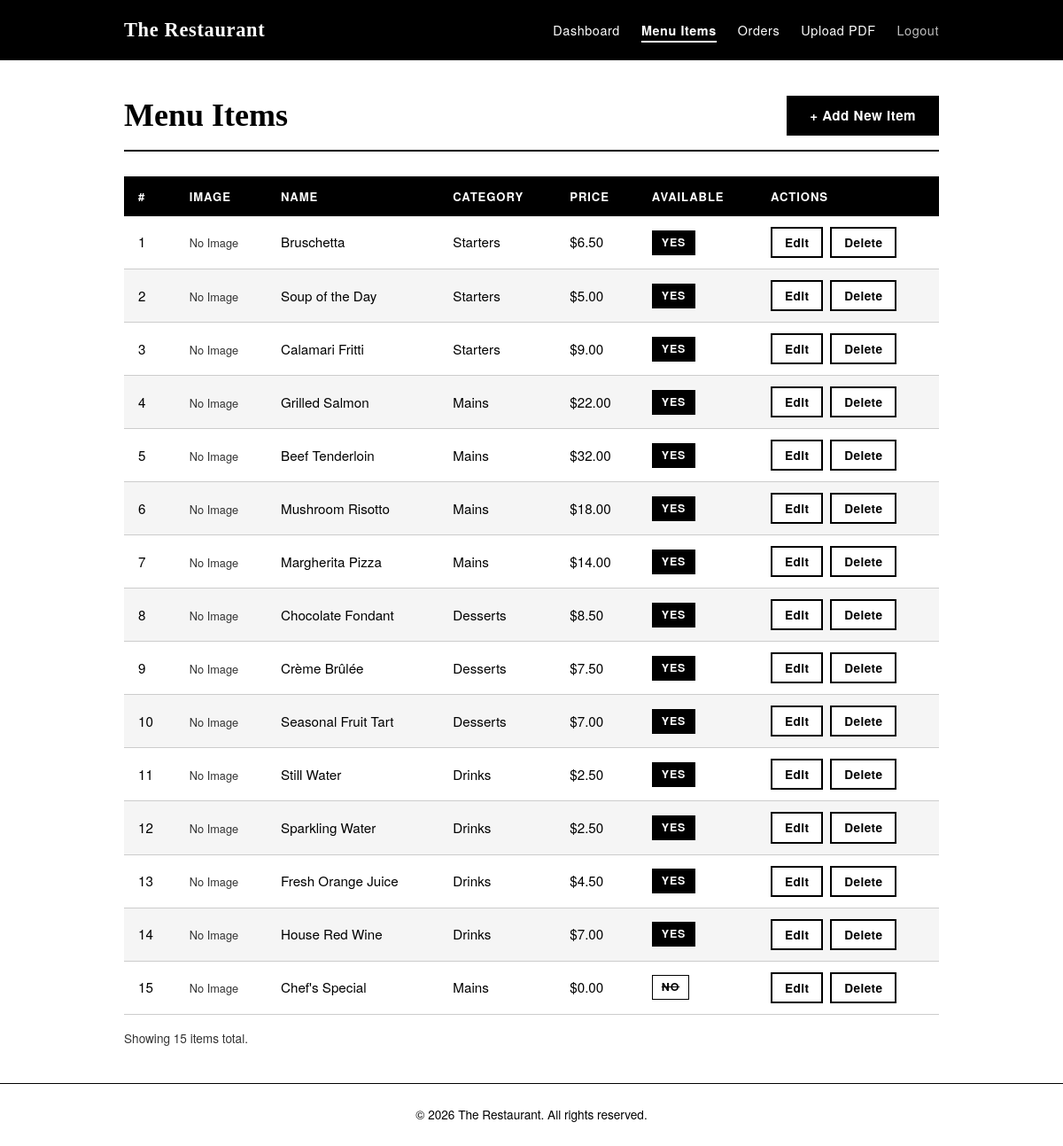
Page /admin/menu_items/index.php (signed in) on the committed database.
### tables this page shows
CREATE TABLE menu_items (
    id           INT           NOT NULL AUTO_INCREMENT,
    name         VARCHAR(150)  NOT NULL,
    description  TEXT          NULL,
    price        DECIMAL(10,2) NOT NULL,
    category     VARCHAR(100)  NOT NULL,
    image_path   VARCHAR(255)  NULL,
    is_available TINYINT(1)    NOT NULL DEFAULT 1,
    created_at   TIMESTAMP     NOT NULL DEFAULT CURRENT_TIMESTAMP,
    PRIMARY KEY (id),
    KEY idx_menu_items_category     (category),
    KEY idx_menu_items_is_available (is_available)
);

### admin/menu_items/index.php (the view, shortened to what this page needs)
<?php
require_once __DIR__ . '/../../includes/header.php';
require_once __DIR__ . '/../../config/db.php';
$stmtItems = $conn->prepare(
    'SELECT id, name, category, price, image_path, is_available, created_at
     FROM menu_items
     ORDER BY created_at DESC'
);
$stmtItems->execute();
$result    = $stmtItems->get_result();
$menuItems = $result->fetch_all(MYSQLI_ASSOC);
?>
    <div class="page-header">
        <h1>Menu Items</h1>
        <a href="create.php" class="btn btn-primary">+ Add New Item</a>
    </div>
    <?php if (empty($menuItems)): ?>
    <div class="empty-state">
        <p>No menu items found.</p>
        <a href="create.php" class="btn btn-primary">Add Your First Item</a>
    </div>
    <?php else: ?>
    <div class="table-wrapper">
        <table class="table" aria-label="Menu items list">
            <thead>
                <tr>
                    <th scope="col">#</th>
                    <th scope="col">Image</th>
                    <th scope="col">Name</th>
                    <th scope="col">Category</th>
                    <th scope="col">Price</th>
                    <th scope="col">Available</th>
                    <th scope="col">Actions</th>
                </tr>
            </thead>
            <tbody>
                <?php foreach ($menuItems as $rowNum => $item): ?>
                <tr>
                    <td><?= $rowNum + 1 ?></td>
                    <td>
                        <?php if (!empty($item['image_path'])): ?>
                            <img src="<?= htmlspecialchars($basePath . $item['image_path'], ENT_QUOTES, 'UTF-8') ?>" alt="<?= htmlspecialchars($item['name'], ENT_QUOTES, 'UTF-8') ?>" class="img-thumbnail">
                        <?php else: ?>
                            <span class="text-muted" style="font-size:0.8rem;">No Image</span>
                        <?php endif; ?>
                    </td>
                    <td><?= htmlspecialchars($item['name'], ENT_QUOTES, 'UTF-8') ?></td>
                    <td><?= htmlspecialchars($item['category'], ENT_QUOTES, 'UTF-8') ?></td>
                    <td>$<?= number_format((float) $item['price'], 2) ?></td>
                    <td>
                        <?php if ($item['is_available']): ?>
                            <span class="badge badge-confirmed">Yes</span>
                        <?php else: ?>
                            <span class="badge badge-cancelled">No</span>
                        <?php endif; ?>
                    </td>
                    <td>
                        <div class="actions-cell">
                            <a href="edit.php?id=<?= (int) $item['id'] ?>" class="btn btn-secondary btn-sm">Edit</a>
                            <form method="POST" action="delete.php" style="display:inline;">
                                <button type="submit" class="btn btn-danger btn-sm" data-confirm="Are you sure you want to delete &quot;<?= htmlspecialchars($item['name'], ENT_QUOTES, 'UTF-8') ?>&quot;? This action cannot be undone.">Delete</button>
                            </form>
                        </div>
                    </td>
                </tr>
                <?php endforeach; ?>
            </tbody>
        </table>
    </div>
    <p class="text-muted mt-2" style="font-size:0.85rem;">
        Showing <?= count($menuItems) ?> item<?= count($menuItems) !== 1 ? 's' : '' ?> total.
    </p>
    <?php endif; ?>
<?php require_once __DIR__ . '/../../includes/footer.php'; ?>

### assets/css/style.css (style rules this page uses)
*, *::before, *::after { box-sizing: border-box; margin: 0; padding: 0; }
html { font-size: 16px; scroll-behavior: smooth; }
body { font-family: 'Helvetica Neue', Arial, Helvetica, sans-serif; font-size: 1rem; line-height: 1.6; background-color: #ffffff; color: #000000; -webkit-font-smoothing: antialiased; -moz-osx-font-smoothing: grayscale; }
a { color: #000000; text-decoration: none; }
h1, h2, h3, h4 { font-family: 'Georgia', 'Times New Roman', Times, serif; font-weight: 700; line-height: 1.25; color: #000000; margin-bottom: 0.5em; }
h1 { font-size: 2.25rem; }
p { margin-bottom: 1rem; color: #000000; }
p:last-child { margin-bottom: 0; }
.text-muted { color: #333333 !important; }
.page-header { display: flex; align-items: center; justify-content: space-between; margin-bottom: 28px; padding-bottom: 16px; border-bottom: 2px solid #000000; }
.page-header h1, .page-header h2 { margin-bottom: 0; }
.btn { display: inline-block; padding: 10px 24px; border: 2px solid #000000; background-color: transparent; color: #000000; font-family: 'Helvetica Neue', Arial, sans-serif; font-size: 0.95rem; font-weight: 600; letter-spacing: 0.03em; cursor: pointer; text-decoration: none; text-align: center; border-radius: 0; transition: all 0.2s ease; white-space: nowrap; vertical-align: middle; line-height: 1.4; -webkit-appearance: none; appearance: none; }
.btn-primary { background-color: #000000; color: #ffffff; border-color: #000000; }
.btn-secondary { background-color: #ffffff; color: #000000; border-color: #000000; }
.btn-danger { background-color: #ffffff; color: #000000; border-color: #000000; border-width: 2px; font-weight: 700; }
.btn-sm { padding: 6px 14px; font-size: 0.85rem; }
.table-wrapper { overflow-x: auto; width: 100%; }
.table { width: 100%; border-collapse: collapse; font-size: 0.95rem; }
.table th { background-color: #000000; color: #ffffff; padding: 12px 16px; text-align: left; font-size: 0.82rem; font-weight: 700; text-transform: uppercase; letter-spacing: 0.07em; white-space: nowrap; }
.table td { padding: 12px 16px; border-bottom: 1px solid #cccccc; color: #000000; vertical-align: middle; }
.table tbody tr:nth-child(even) td { background-color: #f5f5f5; }
.table .actions-cell { white-space: nowrap; display: flex; gap: 8px; align-items: center; }
.badge { display: inline-block; padding: 3px 10px; font-size: 0.78rem; font-weight: 700; text-transform: uppercase; letter-spacing: 0.06em; border: 1px solid #000000; }
.badge-confirmed { border-color: #000000; background-color: #000000; color: #ffffff; }
.badge-cancelled { border-color: #000000; background-color: #ffffff; color: #000000; text-decoration: line-through; }
a, button, .btn, input, select, textarea { transition: all 0.2s ease; }
.mt-2 { margin-top: 16px !important; }

### rows in the picture
menu_items: shows "No Image", name "Bruschetta", category "Starters", price "6.50", is_available "YES"
menu_items: shows "No Image", name "Soup of the Day", category "Starters", price "5.00", is_available "YES"
menu_items: shows "No Image", name "Calamari Fritti", category "Starters", price "9.00", is_available "YES"
menu_items: shows "No Image", name "Grilled Salmon", category "Mains", price "22.00", is_available "YES"
menu_items: shows "No Image", name "Beef Tenderloin", category "Mains", price "32.00", is_available "YES"
menu_items: shows "No Image", name "Mushroom Risotto", category "Mains", price "18.00", is_available "YES"
menu_items: shows "No Image", name "Margherita Pizza", category "Mains", price "14.00", is_available "YES"
menu_items: shows "No Image", name "Chocolate Fondant", category "Desserts", price "8.50", is_available "YES"
menu_items: shows "No Image", name "Crème Brûlée", category "Desserts", price "7.50", is_available "YES"
menu_items: shows "No Image", name "Seasonal Fruit Tart", category "Desserts", price "7.00", is_available "YES"
menu_items: shows "No Image", name "Still Water", category "Drinks", price "2.50", is_available "YES"
menu_items: shows "No Image", name "Sparkling Water", category "Drinks", price "2.50", is_available "YES"
menu_items: shows "No Image", name "Fresh Orange Juice", category "Drinks", price "4.50", is_available "YES"
menu_items: shows "No Image", name "House Red Wine", category "Drinks", price "7.00", is_available "YES"
menu_items: shows "No Image", name "Chef's Special", category "Mains", price "0.00", is_available "NO"

### other values in the picture
count($menuItems) "15"
